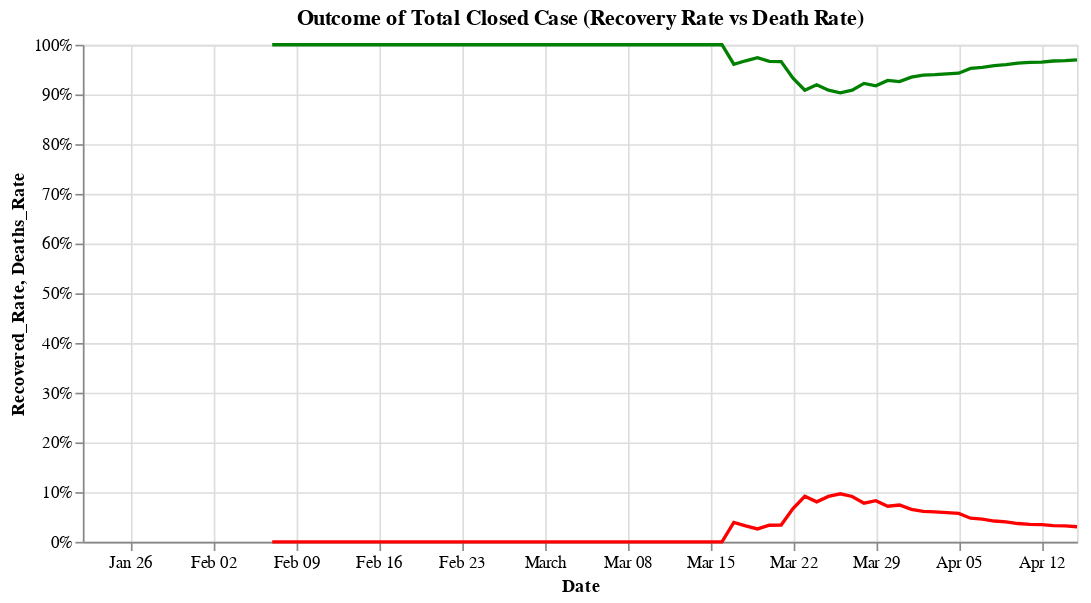

The code cell stored with this chart in its notebook:
### Code cell
#hide_input
_base = alt.Chart(df_closed_my.round(6)[['Date', 'Recovered_Rate', 'Deaths_Rate']]).encode(x='Date:T')
_recovered = _base.mark_line(color='green').encode(
              y=alt.Y('Recovered_Rate:Q', axis=alt.Axis(format='%')))
_deaths = _base.mark_line(color='red').encode(y=alt.Y('Deaths_Rate:Q', axis=alt.Axis(format='%')))

(_recovered + _deaths).properties(title='Outcome of Total Closed Case (Recovery Rate vs Death Rate)', width=600)

### Figure 1 — Vega-Lite specification as saved in the notebook (floating-point values rounded to 4 significant figures)
{"config": {"view": {"continuousWidth": 400, "continuousHeight": 300}}, "layer": [{"mark": {"type": "line", "color": "green"}, "encoding": {"x": {"type": "temporal", "field": "Date"}, "y": {"type": "quantitative", "axis": {"format": "%"}, "field": "Recovered_Rate"}}}, {"mark": {"type": "line", "color": "red"}, "encoding": {"x": {"type": "temporal", "field": "Date"}, "y": {"type": "quantitative", "axis": {"format": "%"}, "field": "Deaths_Rate"}}}], "data": {"name": "data-e07508a5593488779e2896190ae949d1"}, "title": "Outcome of Total Closed Case (Recovery Rate vs Death Rate)", "width": 600, "$schema": "https://vega.github.io/schema/vega-lite/v4.8.1.json", "datasets": {"data-e07508a5593488779e2896190ae949d1": [{"Date": "2020-01-22T00:00:00", "Recovered_Rate": null, "Deaths_Rate": null}, {"Date": "2020-01-23T00:00:00", "Recovered_Rate": null, "Deaths_Rate": null}, {"Date": "2020-01-24T00:00:00", "Recovered_Rate": null, "Deaths_Rate": null}, {"Date": "2020-01-25T00:00:00", "Recovered_Rate": null, "Deaths_Rate": null}, {"Date": "2020-01-26T00:00:00", "Recovered_Rate": null, "Deaths_Rate": null}, {"Date": "2020-01-27T00:00:00", "Recovered_Rate": null, "Deaths_Rate": null}, {"Date": "2020-01-28T00:00:00", "Recovered_Rate": null, "Deaths_Rate": null}, {"Date": "2020-01-29T00:00:00", "Recovered_Rate": null, "Deaths_Rate": null}, {"Date": "2020-01-30T00:00:00", "Recovered_Rate": null, "Deaths_Rate": null}, {"Date": "2020-01-31T00:00:00", "Recovered_Rate": null, "Deaths_Rate": null}, {"Date": "2020-02-01T00:00:00", "Recovered_Rate": null, "Deaths_Rate": null}, {"Date": "2020-02-02T00:00:00", "Recovered_Rate": null, "Deaths_Rate": null}, {"Date": "2020-02-03T00:00:00", "Recovered_Rate": null, "Deaths_Rate": null}, {"Date": "2020-02-04T00:00:00", "Recovered_Rate": null, "Deaths_Rate": null}, {"Date": "2020-02-05T00:00:00", "Recovered_Rate": null, "Deaths_Rate": null}, {"Date": "2020-02-06T00:00:00", "Recovered_Rate": null, "Deaths_Rate": null}, {"Date": "2020-02-07T00:00:00", "Recovered_Rate": 1.0, "Deaths_Rate": 0.0}, {"Date": "2020-02-08T00:00:00", "Recovered_Rate": 1.0, "Deaths_Rate": 0.0}, {"Date": "2020-02-09T00:00:00", "Recovered_Rate": 1.0, "Deaths_Rate": 0.0}, {"Date": "2020-02-10T00:00:00", "Recovered_Rate": 1.0, "Deaths_Rate": 0.0}, {"Date": "2020-02-11T00:00:00", "Recovered_Rate": 1.0, "Deaths_Rate": 0.0}, {"Date": "2020-02-12T00:00:00", "Recovered_Rate": 1.0, "Deaths_Rate": 0.0}, {"Date": "2020-02-13T00:00:00", "Recovered_Rate": 1.0, "Deaths_Rate": 0.0}, {"Date": "2020-02-14T00:00:00", "Recovered_Rate": 1.0, "Deaths_Rate": 0.0}, {"Date": "2020-02-15T00:00:00", "Recovered_Rate": 1.0, "Deaths_Rate": 0.0}, {"Date": "2020-02-16T00:00:00", "Recovered_Rate": 1.0, "Deaths_Rate": 0.0}, {"Date": "2020-02-17T00:00:00", "Recovered_Rate": 1.0, "Deaths_Rate": 0.0}, {"Date": "2020-02-18T00:00:00", "Recovered_Rate": 1.0, "Deaths_Rate": 0.0}, {"Date": "2020-02-19T00:00:00", "Recovered_Rate": 1.0, "Deaths_Rate": 0.0}, {"Date": "2020-02-20T00:00:00", "Recovered_Rate": 1.0, "Deaths_Rate": 0.0}, {"Date": "2020-02-21T00:00:00", "Recovered_Rate": 1.0, "Deaths_Rate": 0.0}, {"Date": "2020-02-22T00:00:00", "Recovered_Rate": 1.0, "Deaths_Rate": 0.0}, {"Date": "2020-02-23T00:00:00", "Recovered_Rate": 1.0, "Deaths_Rate": 0.0}, {"Date": "2020-02-24T00:00:00", "Recovered_Rate": 1.0, "Deaths_Rate": 0.0}, {"Date": "2020-02-25T00:00:00", "Recovered_Rate": 1.0, "Deaths_Rate": 0.0}, {"Date": "2020-02-26T00:00:00", "Recovered_Rate": 1.0, "Deaths_Rate": 0.0}, {"Date": "2020-02-27T00:00:00", "Recovered_Rate": 1.0, "Deaths_Rate": 0.0}, {"Date": "2020-02-28T00:00:00", "Recovered_Rate": 1.0, "Deaths_Rate": 0.0}, {"Date": "2020-02-29T00:00:00", "Recovered_Rate": 1.0, "Deaths_Rate": 0.0}, {"Date": "2020-03-01T00:00:00", "Recovered_Rate": 1.0, "Deaths_Rate": 0.0}, {"Date": "2020-03-02T00:00:00", "Recovered_Rate": 1.0, "Deaths_Rate": 0.0}, {"Date": "2020-03-03T00:00:00", "Recovered_Rate": 1.0, "Deaths_Rate": 0.0}, {"Date": "2020-03-04T00:00:00", "Recovered_Rate": 1.0, "Deaths_Rate": 0.0}, {"Date": "2020-03-05T00:00:00", "Recovered_Rate": 1.0, "Deaths_Rate": 0.0}, {"Date": "2020-03-06T00:00:00", "Recovered_Rate": 1.0, "Deaths_Rate": 0.0}, {"Date": "2020-03-07T00:00:00", "Recovered_Rate": 1.0, "Deaths_Rate": 0.0}, {"Date": "2020-03-08T00:00:00", "Recovered_Rate": 1.0, "Deaths_Rate": 0.0}, {"Date": "2020-03-09T00:00:00", "Recovered_Rate": 1.0, "Deaths_Rate": 0.0}, {"Date": "2020-03-10T00:00:00", "Recovered_Rate": 1.0, "Deaths_Rate": 0.0}, {"Date": "2020-03-11T00:00:00", "Recovered_Rate": 1.0, "Deaths_Rate": 0.0}, {"Date": "2020-03-12T00:00:00", "Recovered_Rate": 1.0, "Deaths_Rate": 0.0}, {"Date": "2020-03-13T00:00:00", "Recovered_Rate": 1.0, "Deaths_Rate": 0.0}, {"Date": "2020-03-14T00:00:00", "Recovered_Rate": 1.0, "Deaths_Rate": 0.0}, {"Date": "2020-03-15T00:00:00", "Recovered_Rate": 1.0, "Deaths_Rate": 0.0}, {"Date": "2020-03-16T00:00:00", "Recovered_Rate": 1.0, "Deaths_Rate": 0.0}, {"Date": "2020-03-17T00:00:00", "Recovered_Rate": 0.9608, "Deaths_Rate": 0.03922}, {"Date": "2020-03-18T00:00:00", "Recovered_Rate": 0.9677, "Deaths_Rate": 0.03226}, {"Date": "2020-03-19T00:00:00", "Recovered_Rate": 0.974, "Deaths_Rate": 0.02597}, {"Date": "2020-03-20T00:00:00", "Recovered_Rate": 0.9667, "Deaths_Rate": 0.03333}, {"Date": "2020-03-21T00:00:00", "Recovered_Rate": 0.9661, "Deaths_Rate": 0.0339}, {"Date": "2020-03-22T00:00:00", "Recovered_Rate": 0.9329, "Deaths_Rate": 0.06711}, {"Date": "2020-03-23T00:00:00", "Recovered_Rate": 0.9085, "Deaths_Rate": 0.0915}, {"Date": "2020-03-24T00:00:00", "Recovered_Rate": 0.9196, "Deaths_Rate": 0.0804}, {"Date": "2020-03-25T00:00:00", "Recovered_Rate": 0.9087, "Deaths_Rate": 0.09132}, {"Date": "2020-03-26T00:00:00", "Recovered_Rate": 0.9034, "Deaths_Rate": 0.09664}, {"Date": "2020-03-27T00:00:00", "Recovered_Rate": 0.9088, "Deaths_Rate": 0.09123}, {"Date": "2020-03-28T00:00:00", "Recovered_Rate": 0.9222, "Deaths_Rate": 0.07781}, {"Date": "2020-03-29T00:00:00", "Recovered_Rate": 0.9173, "Deaths_Rate": 0.08274}, {"Date": "2020-03-30T00:00:00", "Recovered_Rate": 0.9283, "Deaths_Rate": 0.07171}, {"Date": "2020-03-31T00:00:00", "Recovered_Rate": 0.9259, "Deaths_Rate": 0.07414}, {"Date": "2020-04-01T00:00:00", "Recovered_Rate": 0.9348, "Deaths_Rate": 0.06522}, {"Date": "2020-04-02T00:00:00", "Recovered_Rate": 0.9388, "Deaths_Rate": 0.0612}, {"Date": "2020-04-03T00:00:00", "Recovered_Rate": 0.9398, "Deaths_Rate": 0.06023}, {"Date": "2020-04-04T00:00:00", "Recovered_Rate": 0.9414, "Deaths_Rate": 0.05864}, {"Date": "2020-04-05T00:00:00", "Recovered_Rate": 0.9428, "Deaths_Rate": 0.05722}, {"Date": "2020-04-06T00:00:00", "Recovered_Rate": 0.9524, "Deaths_Rate": 0.04758}, {"Date": "2020-04-07T00:00:00", "Recovered_Rate": 0.9545, "Deaths_Rate": 0.04552}, {"Date": "2020-04-08T00:00:00", "Recovered_Rate": 0.9581, "Deaths_Rate": 0.04188}, {"Date": "2020-04-09T00:00:00", "Recovered_Rate": 0.96, "Deaths_Rate": 0.04}, {"Date": "2020-04-10T00:00:00", "Recovered_Rate": 0.9632, "Deaths_Rate": 0.03684}, {"Date": "2020-04-11T00:00:00", "Recovered_Rate": 0.9647, "Deaths_Rate": 0.0353}, {"Date": "2020-04-12T00:00:00", "Recovered_Rate": 0.9652, "Deaths_Rate": 0.0348}, {"Date": "2020-04-13T00:00:00", "Recovered_Rate": 0.9673, "Deaths_Rate": 0.03272}, {"Date": "2020-04-14T00:00:00", "Recovered_Rate": 0.968, "Deaths_Rate": 0.03203}, {"Date": "2020-04-15T00:00:00", "Recovered_Rate": 0.9696, "Deaths_Rate": 0.0304}]}}
